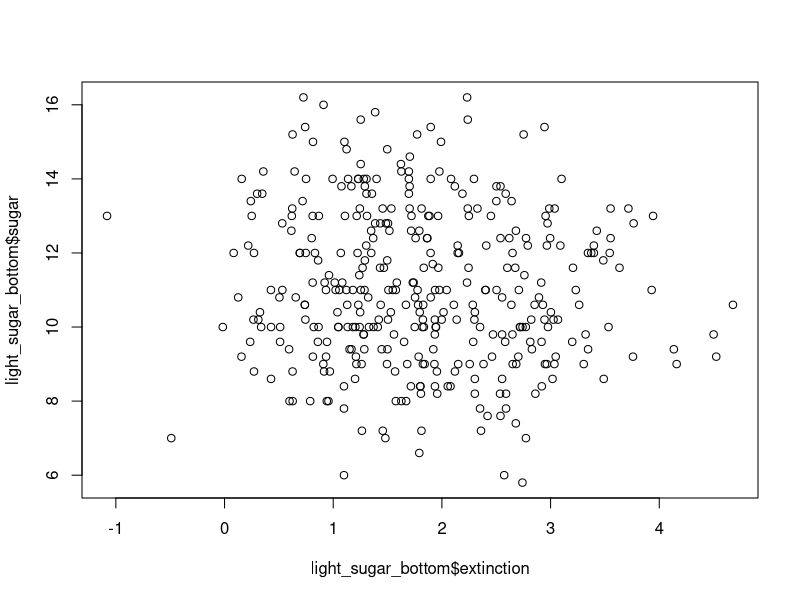
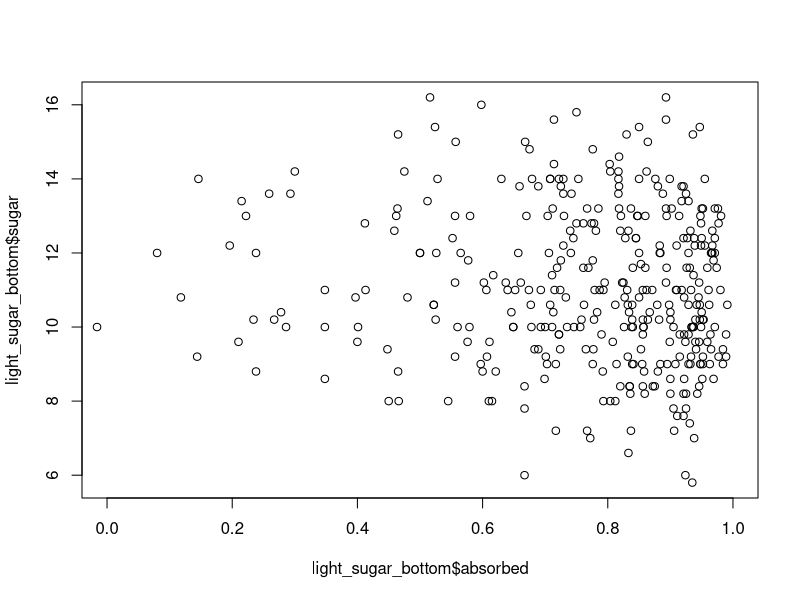
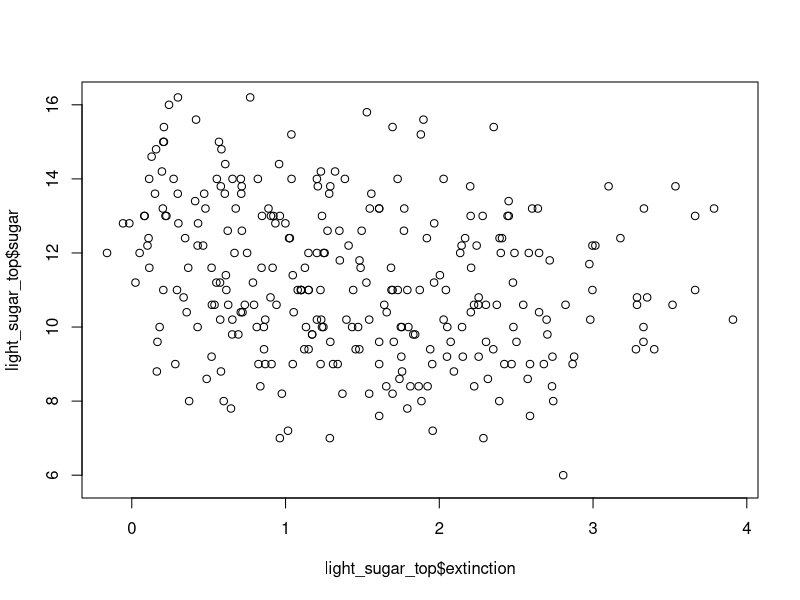
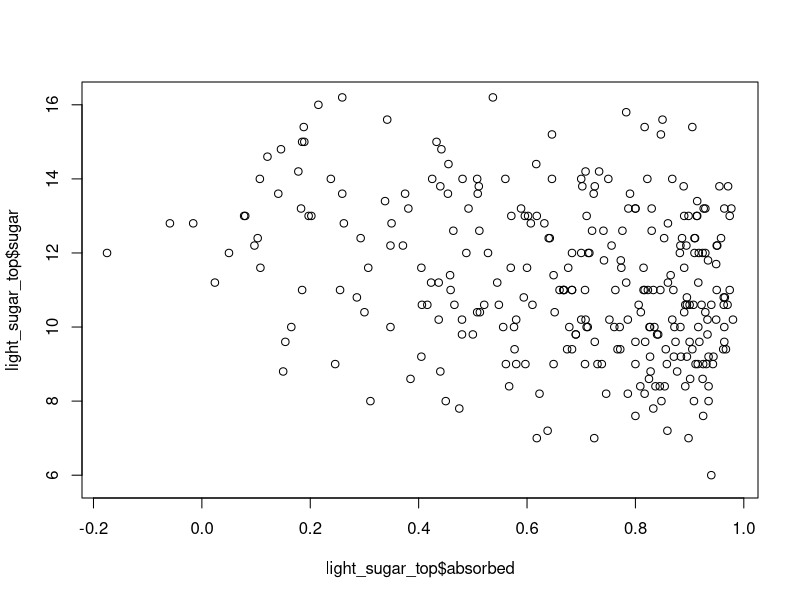
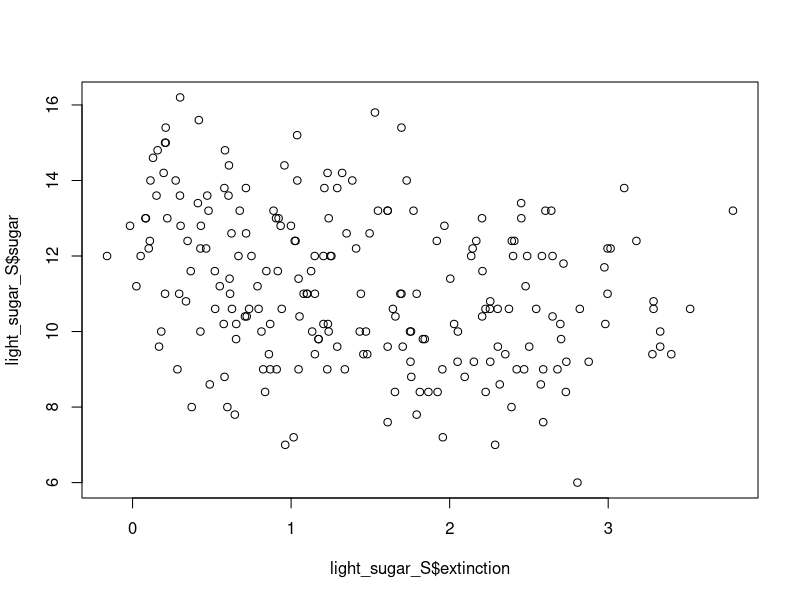
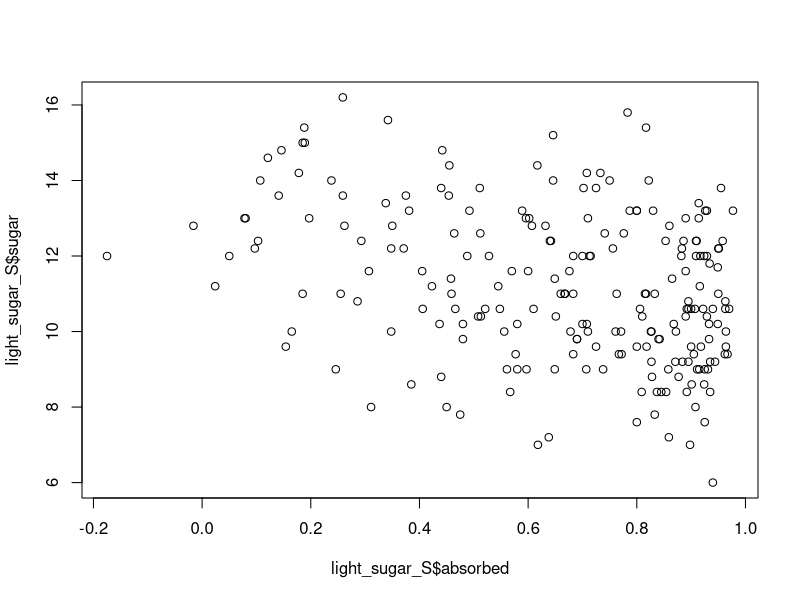
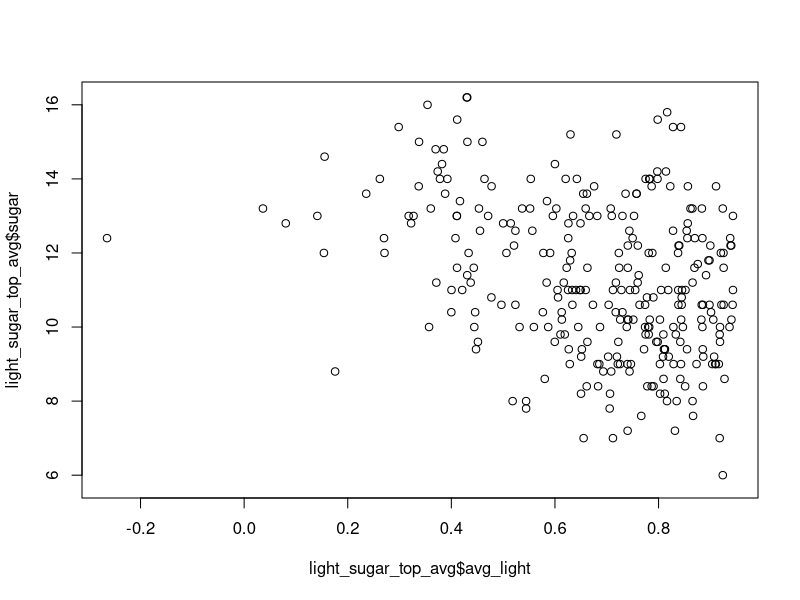
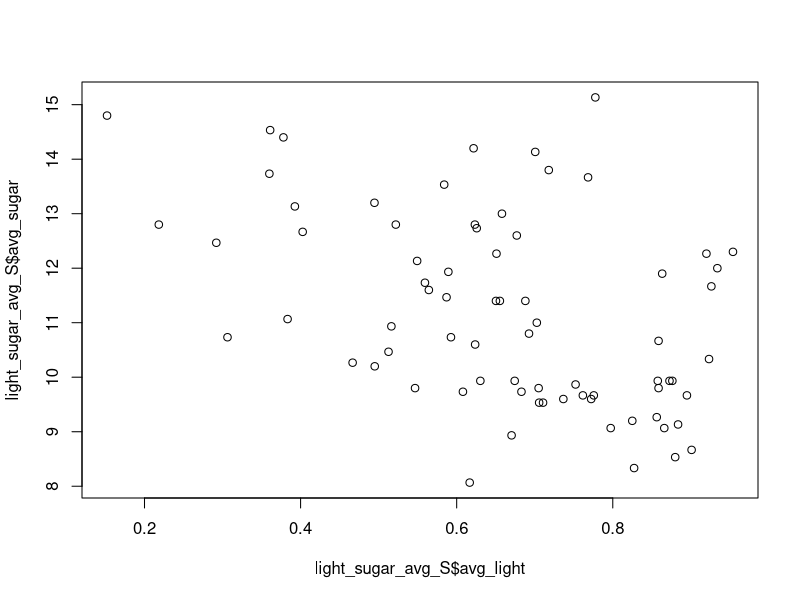

Write R code to recreate these figures, in order.
### This code manipulates data to look at the within canopy level of light.

library('dplyr')

light_raw <- read.csv('light.csv')
light <- mutate(light_raw, 
                absorbed = round((light_sun - light) / light_sun, 3),
                extinction = round(log(light_sun / light), 3))
sugar <- read.csv('sugars.csv')

### point joins

light_sugar_join <- left_join(sugar, light, 
                              by = c('grower', 'block', 'tree', 'position'))
light_sugar_bottom <- select(light_sugar_join, grower, block, tree, position, 
                             sugar, absorbed, extinction) 

position <- list(c(1:18), c('N', 'NE', 'E', 'SE', 'S', 'SW', 'W', 'NW', 0, 0))
layers <- data.frame(bottom=c(1:8, 17), top=c(9:16,18))

sugar_top <- left_join(sugar, layers, by = c('position' = 'bottom'))
light_sugar_top_join <- left_join(sugar_top, light, 
                              by = c('grower', 'block', 'tree', 'top' = 'position'))
light_sugar_top <- select(light_sugar_top_join, grower, block, tree, position, 
                             sugar, absorbed, extinction)
light_sugar_top_out <- filter(light_sugar_top, position !=17)

### average window joins
light_top <- filter(light, position>=9 & position<=16)
light_top_avg <- mutate(light_top, 
                        avg_light = (lead(absorbed)+lag(absorbed)+absorbed)/3)
light_sugar_top_avg_join <- left_join(sugar_top, light_top_avg, 
                                  by = c('grower', 'block', 'tree', 'top' = 'position'))
light_sugar_top_avg <- select(light_sugar_top_avg_join, grower, block, tree, position, 
                          sugar, avg_light)

light_bottom <- filter(light, position<=8)
light_bottom_avg <- mutate(light_bottom, 
                        avg_light = (lead(absorbed)+lag(absorbed)+absorbed)/3)
light_sugar_bot_avg_join <- left_join(sugar, light_bottom_avg, 
                                      by = c('grower', 'block', 'tree', 'position'))
light_sugar_bot_avg <- select(light_sugar_bot_avg_join, grower, block, tree, position, 
                              sugar, avg_light)
### position subset

light_sugar_17 <- filter(light_sugar_bottom, position==17)
light_sugar_18 <- filter(light_sugar_top, position==17)

light_sugar_S <- filter(light_sugar_top, position>=3 & position<=8)
light_sugar_avg_S <- summarize(group_by(light_sugar_S, grower, block, tree),
                               avg_light = mean(absorbed),
                               avg_sugar = mean(sugar))

light_sugar_N <- filter(light_sugar_top, position==c(1,2,8))
light_sugar_avg_N <- filter(light_sugar_top_avg,  position==c(1,2,8))

###Output

#write.csv(light_sugar_avg_S, 'light-sugar.csv')

plot(light_sugar_bottom$extinction, light_sugar_bottom$sugar) 
plot(light_sugar_bottom$absorbed, light_sugar_bottom$sugar, xlim = c(0,1)) 

plot(light_sugar_top$extinction, light_sugar_top$sugar) 
plot(light_sugar_top$absorbed, light_sugar_top$sugar) 

plot(light_sugar_S$extinction, light_sugar_S$sugar) 
plot(light_sugar_S$absorbed, light_sugar_S$sugar)

plot(light_sugar_top_avg$avg_light, light_sugar_top_avg$sugar)  #avg_light from absorbed

plot(light_sugar_avg_S$avg_light, light_sugar_avg_S$avg_sugar)
S_top_light_sugar <- lm(avg_sugar~avg_light, data = light_sugar_avg_S) 
summary(S_top_light_sugar)$r.squared

top_light_sugar <- lm(sugar~avg_light, data = light_sugar_top_avg) 
summary(top_light_sugar)$r.squared

